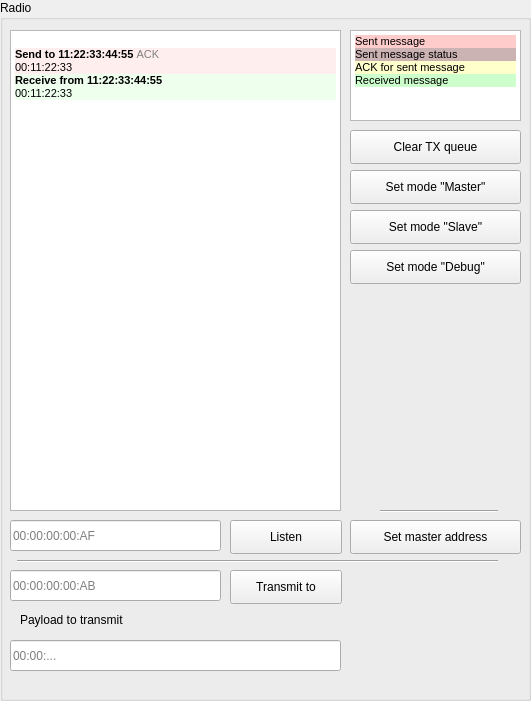
   <widget class="QGroupBox" name="groupBox_17">
    <property name="geometry">
     <rect>
      <x>640</x>
      <y>0</y>
      <width>531</width>
      <height>701</height>
     </rect>
    </property>
    <property name="title">
     <string>Radio</string>
    </property>
    <widget class="QTextEdit" name="teConsole">
     <property name="geometry">
      <rect>
       <x>10</x>
       <y>30</y>
       <width>331</width>
       <height>481</height>
      </rect>
     </property>
     <property name="styleSheet">
      <string notr="true">.msg-receive {
	background-color: #CFC;
}
.msg-send {
	background-color: #FCC;
}
</string>
     </property>
     <property name="readOnly">
      <bool>true</bool>
     </property>
     <property name="html">
      <string notr="true">&lt;!DOCTYPE HTML PUBLIC &quot;-//W3C//DTD HTML 4.0//EN&quot; &quot;http://www.w3.org/TR/REC-html40/strict.dtd&quot;&gt;
&lt;html&gt;&lt;head&gt;&lt;meta name=&quot;qrichtext&quot; content=&quot;1&quot; /&gt;&lt;style type=&quot;text/css&quot;&gt;
p, li { white-space: pre-wrap; }
&lt;/style&gt;&lt;/head&gt;&lt;body style=&quot; font-family:'MS Shell Dlg 2'; font-size:8pt; font-weight:400; font-style:normal;&quot;&gt;
&lt;p style=&quot; margin-top:0px; margin-bottom:0px; margin-left:0px; margin-right:0px; -qt-block-indent:0; text-indent:0px;&quot;&gt;&lt;span style=&quot; font-family:'MS Shell Dlg 2';&quot;&gt;	&lt;/span&gt;&lt;/p&gt;
&lt;p style=&quot; margin-top:0px; margin-bottom:0px; margin-left:0px; margin-right:0px; -qt-block-indent:0; text-indent:0px; background-color:#ffeeee;&quot;&gt;&lt;span style=&quot; font-family:'MS Shell Dlg 2'; font-weight:600; background-color:#ffeeee;&quot;&gt;Send to 11:22:33:44:55 &lt;/span&gt;&lt;span style=&quot; font-family:'MS Shell Dlg 2'; color:#808080; background-color:#ffeeee;&quot;&gt;ACK&lt;/span&gt;&lt;span style=&quot; font-family:'MS Shell Dlg 2';&quot;&gt;	&lt;/span&gt;&lt;/p&gt;
&lt;p style=&quot; margin-top:0px; margin-bottom:0px; margin-left:0px; margin-right:0px; -qt-block-indent:0; text-indent:0px; background-color:#ffeeee;&quot;&gt;&lt;span style=&quot; font-family:'monospace'; background-color:#ffeeee;&quot;&gt;00:11:22:33&lt;/span&gt;&lt;span style=&quot; font-family:'MS Shell Dlg 2';&quot;&gt;	&lt;/span&gt;&lt;/p&gt;
&lt;p style=&quot; margin-top:0px; margin-bottom:0px; margin-left:0px; margin-right:0px; -qt-block-indent:0; text-indent:0px; background-color:#eeffee;&quot;&gt;&lt;span style=&quot; font-family:'MS Shell Dlg 2'; font-weight:600; background-color:#eeffee;&quot;&gt;Receive from 11:22:33:44:55&lt;/span&gt;&lt;span style=&quot; font-family:'MS Shell Dlg 2';&quot;&gt;	&lt;/span&gt;&lt;/p&gt;
&lt;p style=&quot; margin-top:0px; margin-bottom:0px; margin-left:0px; margin-right:0px; -qt-block-indent:0; text-indent:0px; background-color:#eeffee;&quot;&gt;&lt;span style=&quot; font-family:'monospace'; background-color:#eeffee;&quot;&gt;00:11:22:33&lt;/span&gt;&lt;/p&gt;&lt;/body&gt;&lt;/html&gt;</string>
     </property>
     <property name="placeholderText">
      <string>(no data yet)</string>
     </property>
    </widget>
    <widget class="QPushButton" name="pbListen">
     <property name="geometry">
      <rect>
       <x>230</x>
       <y>520</y>
       <width>112</width>
       <height>34</height>
      </rect>
     </property>
     <property name="text">
      <string>Listen</string>
     </property>
    </widget>
    <widget class="QTextEdit" name="textEdit">
     <property name="geometry">
      <rect>
       <x>350</x>
       <y>30</y>
       <width>171</width>
       <height>91</height>
      </rect>
     </property>
     <property name="html">
      <string>&lt;!DOCTYPE HTML PUBLIC &quot;-//W3C//DTD HTML 4.0//EN&quot; &quot;http://www.w3.org/TR/REC-html40/strict.dtd&quot;&gt;
&lt;html&gt;&lt;head&gt;&lt;meta name=&quot;qrichtext&quot; content=&quot;1&quot; /&gt;&lt;style type=&quot;text/css&quot;&gt;
p, li { white-space: pre-wrap; }
&lt;/style&gt;&lt;/head&gt;&lt;body style=&quot; font-family:'MS Shell Dlg 2'; font-size:8pt; font-weight:400; font-style:normal;&quot;&gt;
&lt;p style=&quot; margin-top:0px; margin-bottom:0px; margin-left:0px; margin-right:0px; -qt-block-indent:0; text-indent:0px; background-color:#ffcccc;&quot;&gt;&lt;span style=&quot; font-family:'MS Shell Dlg 2'; background-color:#ffcccc;&quot;&gt;Sent message&lt;/span&gt;&lt;/p&gt;
&lt;p style=&quot; margin-top:0px; margin-bottom:0px; margin-left:0px; margin-right:0px; -qt-block-indent:0; text-indent:0px; background-color:#ccb3b3;&quot;&gt;&lt;span style=&quot; font-family:'MS Shell Dlg 2'; background-color:#ccb3b3;&quot;&gt;Sent message status&lt;/span&gt;&lt;/p&gt;
&lt;p style=&quot; margin-top:0px; margin-bottom:0px; margin-left:0px; margin-right:0px; -qt-block-indent:0; text-indent:0px; background-color:#ffffcc;&quot;&gt;&lt;span style=&quot; font-family:'MS Shell Dlg 2'; background-color:#ffffcc;&quot;&gt;ACK for sent message&lt;/span&gt;&lt;/p&gt;
&lt;p style=&quot; margin-top:0px; margin-bottom:0px; margin-left:0px; margin-right:0px; -qt-block-indent:0; text-indent:0px; background-color:#ccffcc;&quot;&gt;&lt;span style=&quot; font-family:'MS Shell Dlg 2'; background-color:#ccffcc;&quot;&gt;Received message&lt;/span&gt;&lt;/p&gt;&lt;/body&gt;&lt;/html&gt;</string>
     </property>
    </widget>
    <widget class="QLineEdit" name="leAddressListen">
     <property name="geometry">
      <rect>
       <x>10</x>
       <y>520</y>
       <width>211</width>
       <height>31</height>
      </rect>
     </property>
     <property name="placeholderText">
      <string>00:00:00:00:AF</string>
     </property>
    </widget>
    <widget class="QLineEdit" name="leAddressTransmitTo">
     <property name="geometry">
      <rect>
       <x>10</x>
       <y>570</y>
       <width>211</width>
       <height>31</height>
      </rect>
     </property>
     <property name="placeholderText">
      <string>00:00:00:00:AB</string>
     </property>
    </widget>
    <widget class="QPushButton" name="pbTransmitTo">
     <property name="geometry">
      <rect>
       <x>230</x>
       <y>570</y>
       <width>112</width>
       <height>34</height>
      </rect>
     </property>
     <property name="text">
      <string>Transmit to</string>
     </property>
    </widget>
    <widget class="QLineEdit" name="lePayloadToTransmit">
     <property name="geometry">
      <rect>
       <x>10</x>
       <y>640</y>
       <width>331</width>
       <height>31</height>
      </rect>
     </property>
     <property name="placeholderText">
      <string>00:00:...</string>
     </property>
    </widget>
    <widget class="QLabel" name="label_13">
     <property name="geometry">
      <rect>
       <x>20</x>
       <y>610</y>
       <width>141</width>
       <height>19</height>
      </rect>
     </property>
     <property name="text">
      <string>Payload to transmit</string>
     </property>
    </widget>
    <widget class="QPushButton" name="pbClearTx">
     <property name="geometry">
      <rect>
       <x>350</x>
       <y>130</y>
       <width>171</width>
       <height>34</height>
      </rect>
     </property>
     <property name="text">
      <string>Clear TX queue</string>
     </property>
    </widget>
    <widget class="QPushButton" name="pbSetModeMaster">
     <property name="geometry">
      <rect>
       <x>350</x>
       <y>170</y>
       <width>171</width>
       <height>34</height>
      </rect>
     </property>
     <property name="text">
      <string>Set mode &quot;Master&quot;</string>
     </property>
    </widget>
    <widget class="QPushButton" name="pbSetModeSlave">
     <property name="geometry">
      <rect>
       <x>350</x>
       <y>210</y>
       <width>171</width>
       <height>34</height>
      </rect>
     </property>
     <property name="text">
      <string>Set mode &quot;Slave&quot;</string>
     </property>
    </widget>
    <widget class="QPushButton" name="pbSetModeDebug">
     <property name="geometry">
      <rect>
       <x>350</x>
       <y>250</y>
       <width>171</width>
       <height>34</height>
      </rect>
     </property>
     <property name="text">
      <string>Set mode &quot;Debug&quot;</string>
     </property>
    </widget>
    <widget class="QPushButton" name="pbSetMasterAddress">
     <property name="geometry">
      <rect>
       <x>350</x>
       <y>520</y>
       <width>171</width>
       <height>34</height>
      </rect>
     </property>
     <property name="text">
      <string>Set master address</string>
     </property>
    </widget>
    <widget class="Line" name="line">
     <property name="geometry">
      <rect>
       <x>380</x>
       <y>510</y>
       <width>118</width>
       <height>3</height>
      </rect>
     </property>
     <property name="orientation">
      <enum>Qt::Horizontal</enum>
     </property>
    </widget>
    <widget class="Line" name="line_2">
     <property name="geometry">
      <rect>
       <x>17</x>
       <y>560</y>
       <width>481</width>
       <height>3</height>
      </rect>
     </property>
     <property name="orientation">
      <enum>Qt::Horizontal</enum>
     </property>
    </widget>
   </widget>
